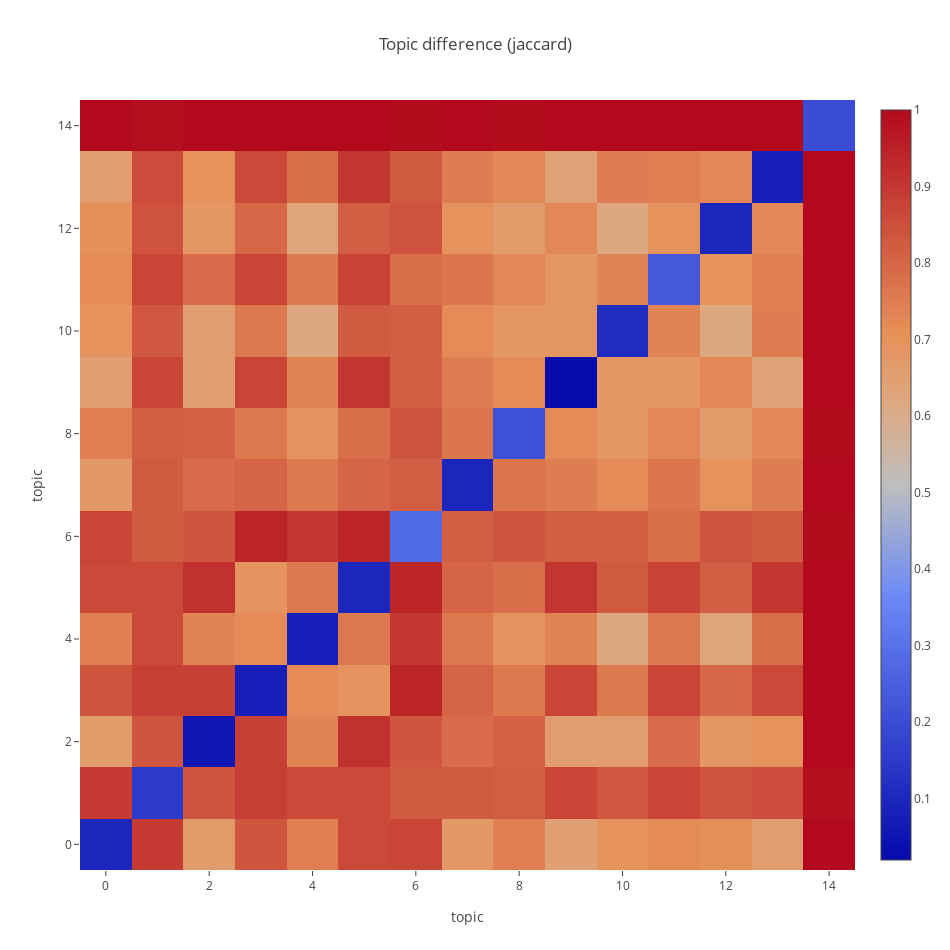

Write notebook code for a chart like this one.
### Code cell
mdiff, annotation = topic2topic_difference(m1, m2, distance='jaccard')
text = [["+++ {}<br>--- {}".format(", ".join(int_tokens), 
                                   ", ".join(diff_tokens)) for (int_tokens, diff_tokens) in row] 
        for row in annotation]

data = go.Heatmap(z=mdiff, colorscale='RdBu', text=text)

layout = go.Layout(width=950, height=950, title="Topic difference (jaccard)",
                   xaxis=dict(title="topic"), yaxis=dict(title="topic"))

py.iplot(go.Figure(data=[data], layout=layout))

### Figure 1 — Plotly figure (JSON) as saved in the notebook; plotly's stock layout.template omitted (floating-point values rounded to 4 significant figures; data arrays with more than 128 entries replaced by an {"elided": "..."} marker saying what was removed)
{"data": [{"colorscale": "RdBu", "text": {"elided": "15x15 str values"}, "type": "heatmap", "z": {"elided": "15x15 float values"}}], "layout": {"height": 950, "title": "Topic difference (jaccard)", "width": 950, "xaxis": {"title": "topic"}, "yaxis": {"title": "topic"}}}
